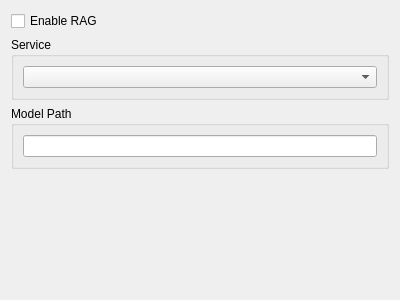
<?xml version="1.0" encoding="UTF-8"?>
<ui version="4.0">
 <class>rag_settings</class>
 <widget class="QWidget" name="rag_settings">
  <property name="geometry">
   <rect>
    <x>0</x>
    <y>0</y>
    <width>400</width>
    <height>300</height>
   </rect>
  </property>
  <property name="windowTitle">
   <string>Form</string>
  </property>
  <layout class="QGridLayout" name="gridLayout_2">
   <item row="0" column="0">
    <widget class="QCheckBox" name="enabled">
     <property name="text">
      <string>Enable RAG</string>
     </property>
    </widget>
   </item>
   <item row="3" column="0">
    <spacer name="verticalSpacer">
     <property name="orientation">
      <enum>Qt::Orientation::Vertical</enum>
     </property>
     <property name="sizeHint" stdset="0">
      <size>
       <width>20</width>
       <height>40</height>
      </size>
     </property>
    </spacer>
   </item>
   <item row="2" column="0">
    <widget class="QGroupBox" name="model_path_container">
     <property name="title">
      <string>Model Path</string>
     </property>
     <layout class="QGridLayout" name="gridLayout">
      <item row="0" column="0">
       <widget class="QLineEdit" name="model_path"/>
      </item>
     </layout>
    </widget>
   </item>
   <item row="1" column="0">
    <widget class="QGroupBox" name="groupBox_2">
     <property name="title">
      <string>Service</string>
     </property>
     <layout class="QGridLayout" name="gridLayout_3">
      <item row="0" column="0">
       <widget class="QComboBox" name="service"/>
      </item>
     </layout>
    </widget>
   </item>
  </layout>
 </widget>
 <resources/>
 <connections>
  <connection>
   <sender>enabled</sender>
   <signal>toggled(bool)</signal>
   <receiver>rag_settings</receiver>
   <slot>on_enabled_toggled(bool)</slot>
   <hints>
    <hint type="sourcelabel">
     <x>90</x>
     <y>19</y>
    </hint>
    <hint type="destinationlabel">
     <x>81</x>
     <y>-9</y>
    </hint>
   </hints>
  </connection>
  <connection>
   <sender>service</sender>
   <signal>currentTextChanged(QString)</signal>
   <receiver>rag_settings</receiver>
   <slot>on_service_currentTextChanged(QString)</slot>
   <hints>
    <hint type="sourcelabel">
     <x>63</x>
     <y>77</y>
    </hint>
    <hint type="destinationlabel">
     <x>266</x>
     <y>-11</y>
    </hint>
   </hints>
  </connection>
  <connection>
   <sender>model_path</sender>
   <signal>textChanged(QString)</signal>
   <receiver>rag_settings</receiver>
   <slot>on_model_path_textChanged(QString)</slot>
   <hints>
    <hint type="sourcelabel">
     <x>211</x>
     <y>150</y>
    </hint>
    <hint type="destinationlabel">
     <x>3</x>
     <y>11</y>
    </hint>
   </hints>
  </connection>
 </connections>
 <slots>
  <slot>on_api_key_textChanged(QString)</slot>
  <slot>on_enabled_toggled(bool)</slot>
  <slot>on_service_currentTextChanged(QString)</slot>
  <slot>on_model_path_textChanged(QString)</slot>
 </slots>
</ui>
